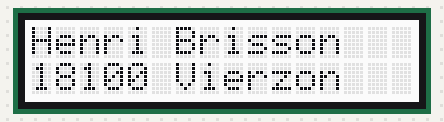
A sketch run on a simulated Arduino Uno, built with avr-gcc and run on an emulated ATmega328P. Parts: 16×2 character LCD. What the sketch prints to the serial monitor is not drawn.

Above: at 0.1 s.
At 2.1 s:
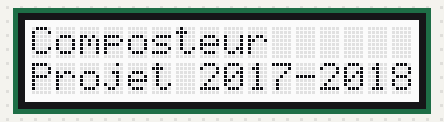
At 4.1 s:
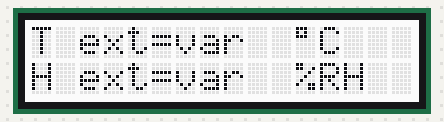
At 6.1 s:
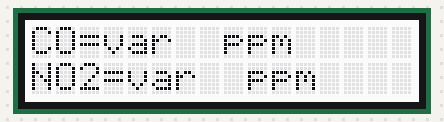
At 8.1 s:
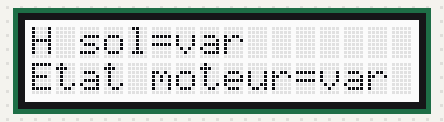

The sketch:

LCD.ino
```cpp
#include <rgb_lcd.h>

rgb_lcd lcd;
const int colorR = 255;
const int colorG = 255;
const int colorB = 255;

unsigned long date_courante = 0;
unsigned long interval = 2000;
byte i = 0;
boolean premier_ecran = false;
boolean deuxieme_ecran = false;
boolean troisieme_ecran = false;
boolean quatrieme_ecran = false;


void setup()
{
  Serial.begin(115200);
  Serial.println("Début setup");

  Serial.println("LPO Henri Brisson");
  Serial.println("18100 Vierzon");

  lcd.begin(16, 2);
  lcd.setRGB(colorR, colorG, colorB);
  lcd.setCursor(0, 0);
  lcd.print("Henri Brisson");
  lcd.setCursor(0, 1);
  lcd.print("18100 Vierzon");

  delay(1000);

  Serial.println("Fin setup");
}

void loop() {

  if (millis() - date_courante > interval)
  {
    i++;

    if (i == 1)
    {
      premier_ecran = true;
    }
    if (i == 2)
    {
      deuxieme_ecran = true;
    }
    if (i == 3)
    {
      troisieme_ecran = true;
    }
    if (i == 4)
    {
      quatrieme_ecran = true;
      i = 0;
    }

    date_courante += interval; //millis();
  }

  if (premier_ecran)
  {
    lcd.clear();
    lcd.setCursor(0, 0);
    lcd.print("Composteur");
    lcd.setCursor(0, 1);
    lcd.print("Projet 2017-2018");
    premier_ecran = false;
  }

  if (deuxieme_ecran)
  {
    lcd.clear();
    lcd.setCursor(0, 0);
    lcd.print("T ext=");
    lcd.setCursor(6, 0);
    lcd.print("var");
    lcd.setCursor(11, 0);
    lcd.print((char)223);
    lcd.print("C");
    lcd.setCursor(0, 1);
    lcd.print("H ext=");
    lcd.setCursor(6, 1);
    lcd.print("var");
    lcd.setCursor(11, 1);
    lcd.print("%RH");
    deuxieme_ecran = false;
  }
  if (troisieme_ecran)
  {
    lcd.clear();
    lcd.setCursor(0, 0);
    lcd.print("CO=");
    lcd.setCursor(3, 0);
    lcd.print("var");
    lcd.setCursor(8, 0);
    lcd.print("ppm");
    lcd.setCursor(0, 1);
    lcd.print("NO2=");
    lcd.setCursor(4, 1);
    lcd.print("var");
    lcd.setCursor(9, 1);
    lcd.print("ppm");
    troisieme_ecran = false;
  }
  if (quatrieme_ecran)
  {
    lcd.clear();
    lcd.setCursor(0, 0);
    lcd.print("H sol=");
    lcd.setCursor(6, 0);
    lcd.print("var");
    lcd.setCursor(0, 1);
    lcd.print("Etat moteur=");
    lcd.setCursor(12, 1);
    lcd.print("var");
    quatrieme_ecran = false;
  }
}
```

Measured:
- by itself, everything shown: repeats every 8.0 s, in 4 steps
- what the display in image 1 shows lasts 2.0 s, from 2.0 s to 4.0 s
